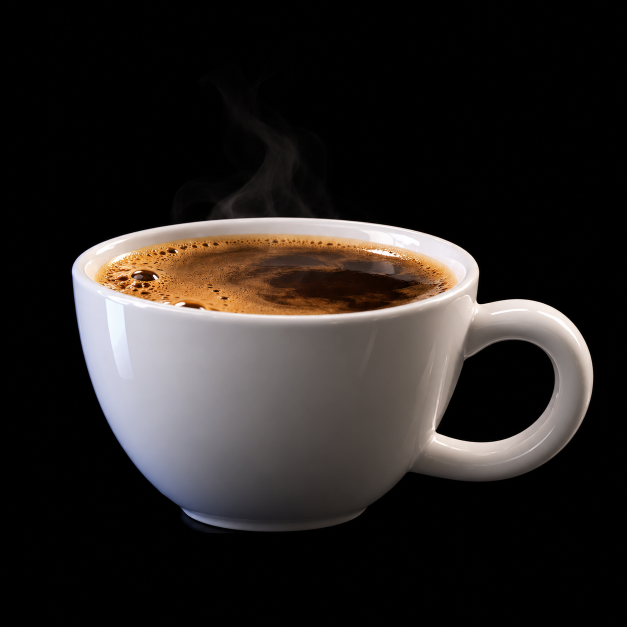
#> input picture ceh-noir/coffee-3d/references/full.png, 1254 x 1254 px (shown at 1/2 size)
$ python prepare_coffee_texture.py
#> lines starting #> are read from the running program, lines starting #| are printed output that depends on the picture
"""Deproject the supplied coffee reference into albedo, crema and micro-normal maps.
No generated photograph: the source is references/full.png supplied by the user.
"""
from pathlib import Path
import json
import hashlib
import numpy as np
from PIL import Image, ImageFilter

HERE = Path(__file__).resolve().parent
OUT = HERE/'models'
OUT.mkdir(parents=True, exist_ok=True)
N = 2048
source_path = HERE/'references'/'full.png'
source = np.asarray(Image.open(source_path).convert('RGB'), dtype=np.float32)/255
y, x = np.mgrid[0:N, 0:N].astype(np.float32)/(N-1)
dx, dy = x*2-1, y*2-1
rho = np.hypot(dx, dy)
# The photographed liquid occupies this ellipse, safely inside the porcelain rim.
sx, sy = 550+350*dx, 552+75*dy
ix, iy = sx.astype(int), sy.astype(int)
fx, fy = sx-ix, sy-iy
photo = ((source[iy, ix]*(1-fx[..., None])+source[iy, ix+1]*fx[..., None])*(1-fy[..., None])+
         (source[iy+1, ix]*(1-fx[..., None])+source[iy+1, ix+1]*fx[..., None])*fy[..., None])
luma = photo[..., 0]*.24+photo[..., 1]*.62+photo[..., 2]*.14
chroma = np.max(photo, axis=-1)-np.min(photo, axis=-1)
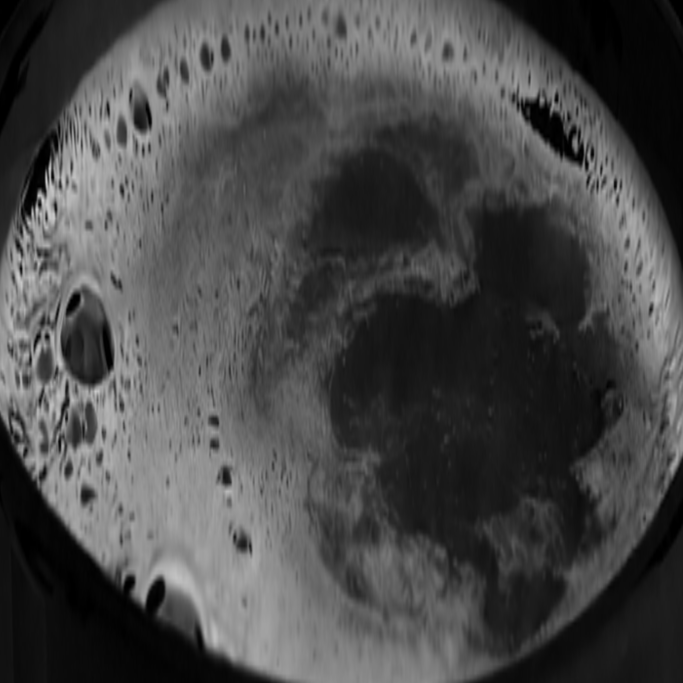
#> chroma: shape (2048, 2048) float64 (shown at 1/3 size); min 0, max 0.845, mean 0.288
# Remove achromatic baked specular light: reflections come from the 3D studio.
specular = np.clip((luma-.40)*4, 0, 1)*np.clip((.30-chroma)*5, 0, 1)
rng = np.random.default_rng(319)
def blur(values, radius):
    image = Image.fromarray(np.uint8(np.clip(values, 0, 1)*255))
    return np.asarray(image.filter(ImageFilter.GaussianBlur(radius)), dtype=np.float32)/255

# Preserve the photographic pores and irregular islands; add relief rather than
# smoothing the picture into a uniform foam sheet.
body = np.clip((luma-.13)/.35, 0, 1)*(1-specular*.55)
tone = blur(body, 8)
edge = np.clip((rho-.72)/.25, 0, 1)
foam = np.clip(body+.08*edge*tone, 0, .98)
gold = np.stack([.63+.25*luma, .31+.28*luma, .10+.16*luma], axis=-1)
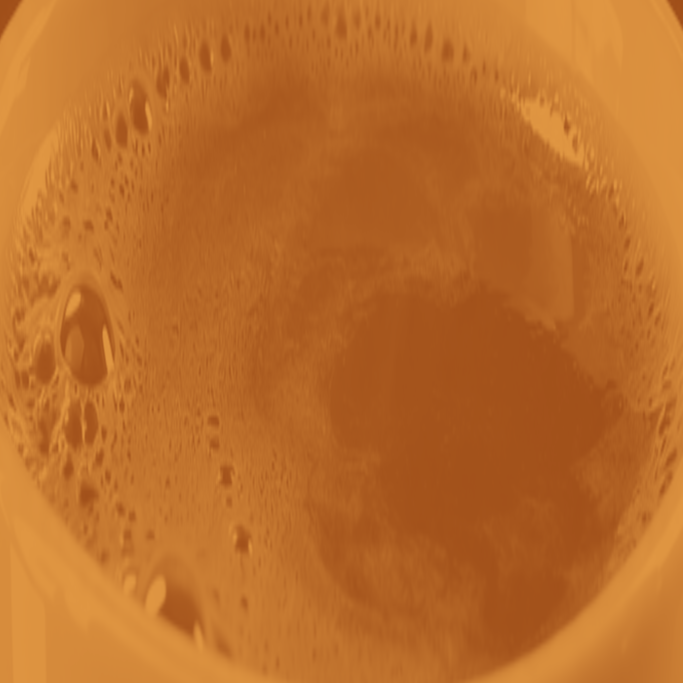
#> gold: shape (2048, 2048, 3) float64 (shown at 1/3 size); mean of channels 0, 1, 2 0.739, 0.432, 0.17; drawn as R, G, B
albedo = photo*(1-specular[..., None]*.90)+gold*specular[..., None]*.90
roughness = .25+.19*foam
relief = (body-blur(body, 3))*.000014

# A seeded distribution of real-scale pores: numerous microscopic cells, fewer
# small bubbles, and only occasional larger cells, preferentially at the wall.
# These contain no painted white highlights: the PBR normal supplies those.
for count, low, high, edge_bias in [(14000, .65, 2.0, False), (2400, 2.0, 4.8, False), (140, 4.8, 11.5, True)]:
    for _ in range(count):
        a = rng.uniform(0, np.pi*2)
        r = rng.uniform(.79, .975) if edge_bias else np.sqrt(rng.uniform(0, .98**2))
        px, py = (1+r*np.cos(a))*.5*(N-1), (1+r*np.sin(a))*.5*(N-1)
        radius = np.exp(rng.uniform(np.log(low), np.log(high)))
        x0, x1 = max(0, int(px-radius-2)), min(N, int(px+radius+3))
        y0, y1 = max(0, int(py-radius-2)), min(N, int(py+radius+3))
        yy, xx = np.mgrid[y0:y1, x0:x1]
        q = np.hypot((xx-px)/radius, (yy-py)/radius)
        inside = np.clip((1-q)*3.5, 0, 1)
        rim = np.exp(-((q-.86)/.14)**2)
        patch = np.s_[y0:y1, x0:x1]
        popped = radius > 4 and rng.random() < .34
        foam[patch] *= 1-inside*(.68 if popped else .12)
        albedo[patch] *= (1-.20*inside+.12*rim)[..., None]
        relief[patch] += np.sqrt(np.maximum(0, 1-q*q))*min(.000070, radius*.000009)
        roughness[patch] -= inside*.15
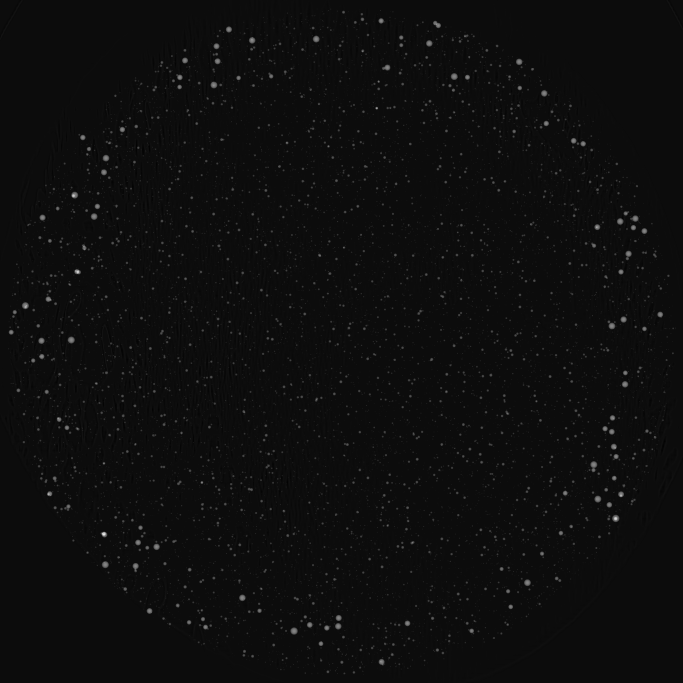
#> relief: shape (2048, 2048) float64 (shown at 1/3 size); min -7.31e-06, max 0.00014, mean 8.97e-07; drawn with min black and max white
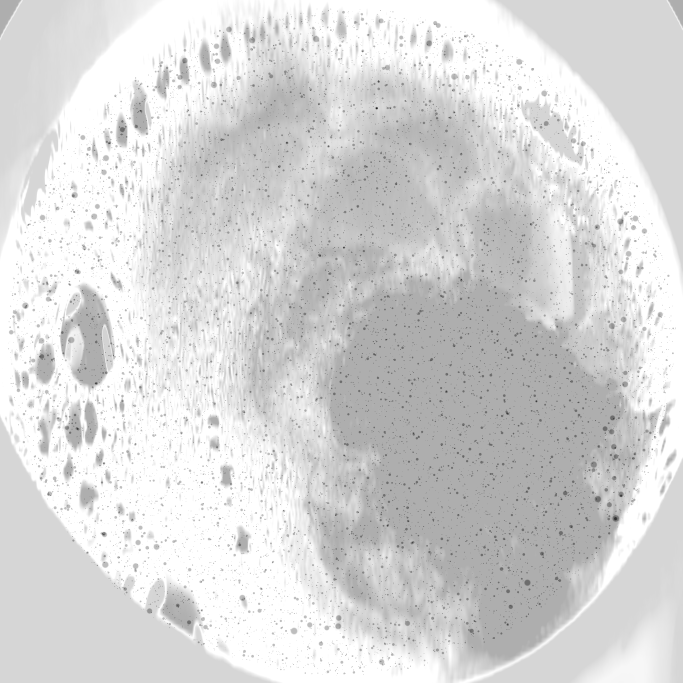
#> roughness: shape (2048, 2048) float64 (shown at 1/3 size); min -0.152, max 0.436, mean 0.346; drawn with min black and max white
fine = rng.random((N, N), dtype=np.float32)
albedo *= (.985+.03*fine)[..., None]
foam *= np.clip((1.002-rho)*90, 0, 1)
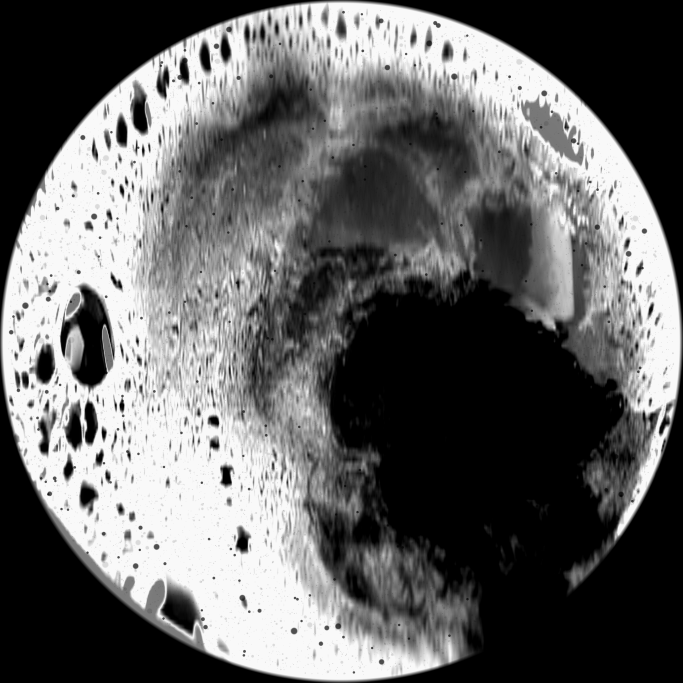
#> foam: shape (2048, 2048) float64 (shown at 1/3 size); min 0, max 0.98, mean 0.397
# Extend texture beyond the visible disk with warm liquid, avoiding white rim pixels.
outside = rho > .998
albedo[outside] = (.37, .17, .045)
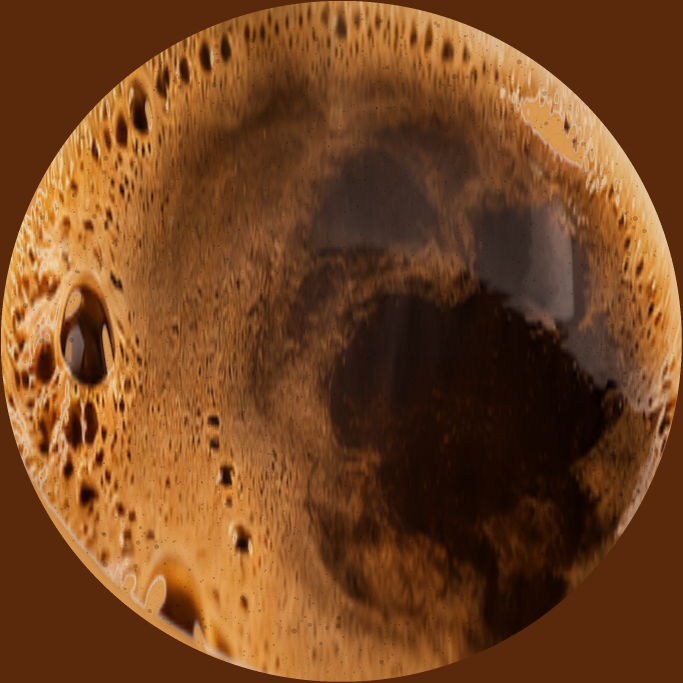
#> albedo: shape (2048, 2048, 3) float64 (shown at 1/3 size); mean R, G, B 0.47, 0.28, 0.135; drawn with min black and max white
rgba = np.dstack([np.clip(albedo, 0, 1), foam*.96])
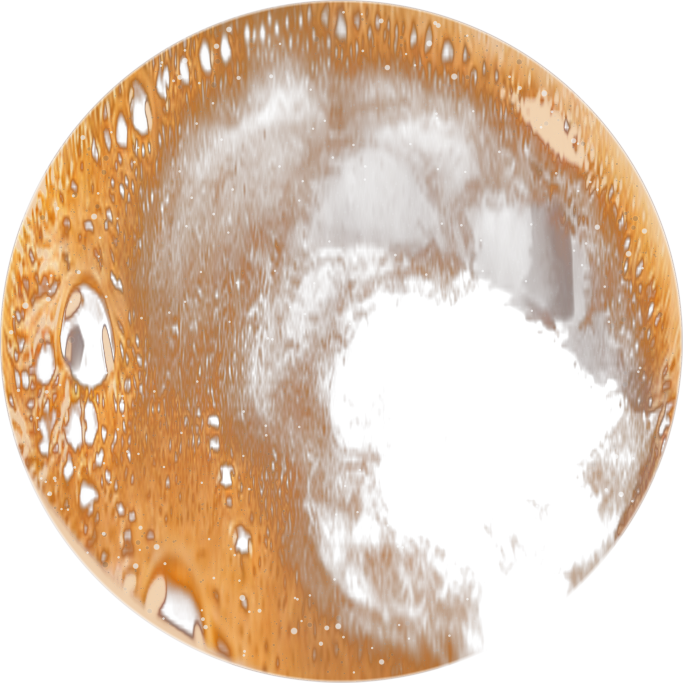
#> rgba: shape (2048, 2048, 4) float64 (shown at 1/3 size); mean R, G, B, A 0.47, 0.28, 0.135, 0.381; transparent parts drawn white
Image.fromarray(np.uint8(rgba*255)).save(OUT/'espresso-crema.png', optimize=True)
#> (the run stopped early here; a loop or call above may not have finished)
